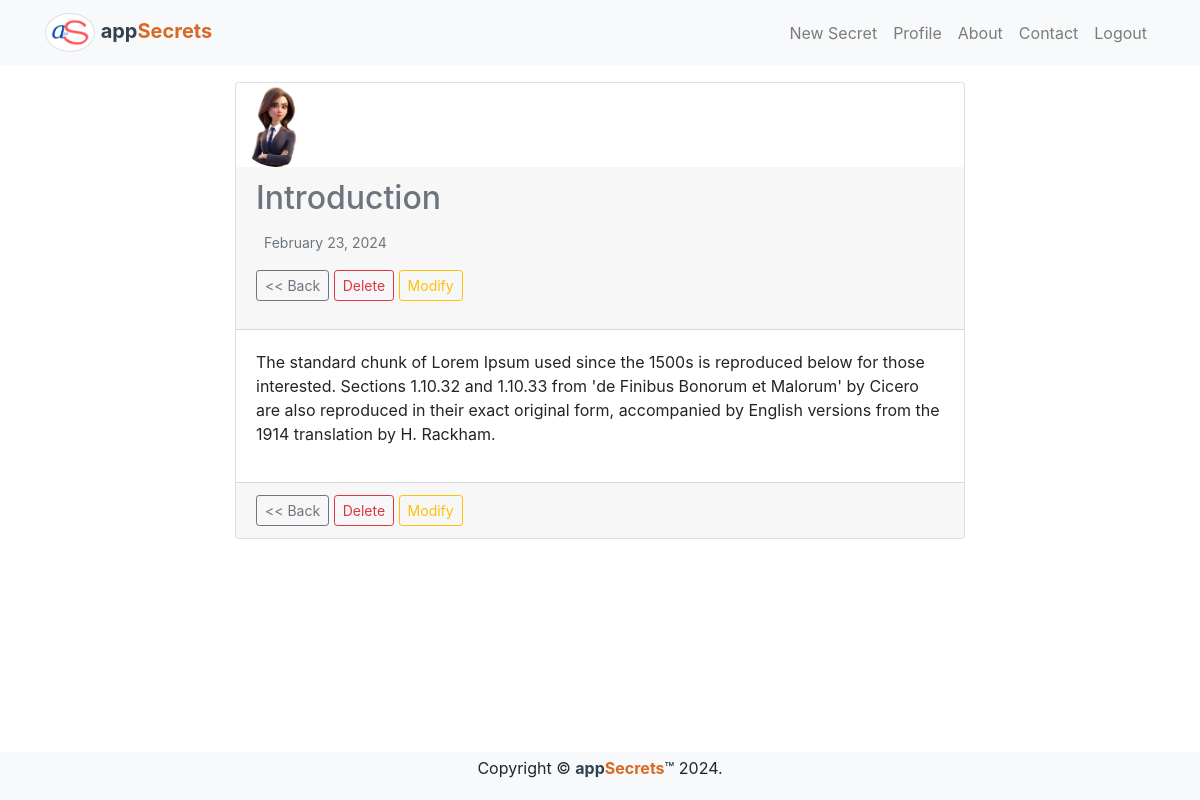
Page /secrets/566da01d2b3143f3b5d97c1d7ec2d5a5/ (signed in) on the earlier database version.
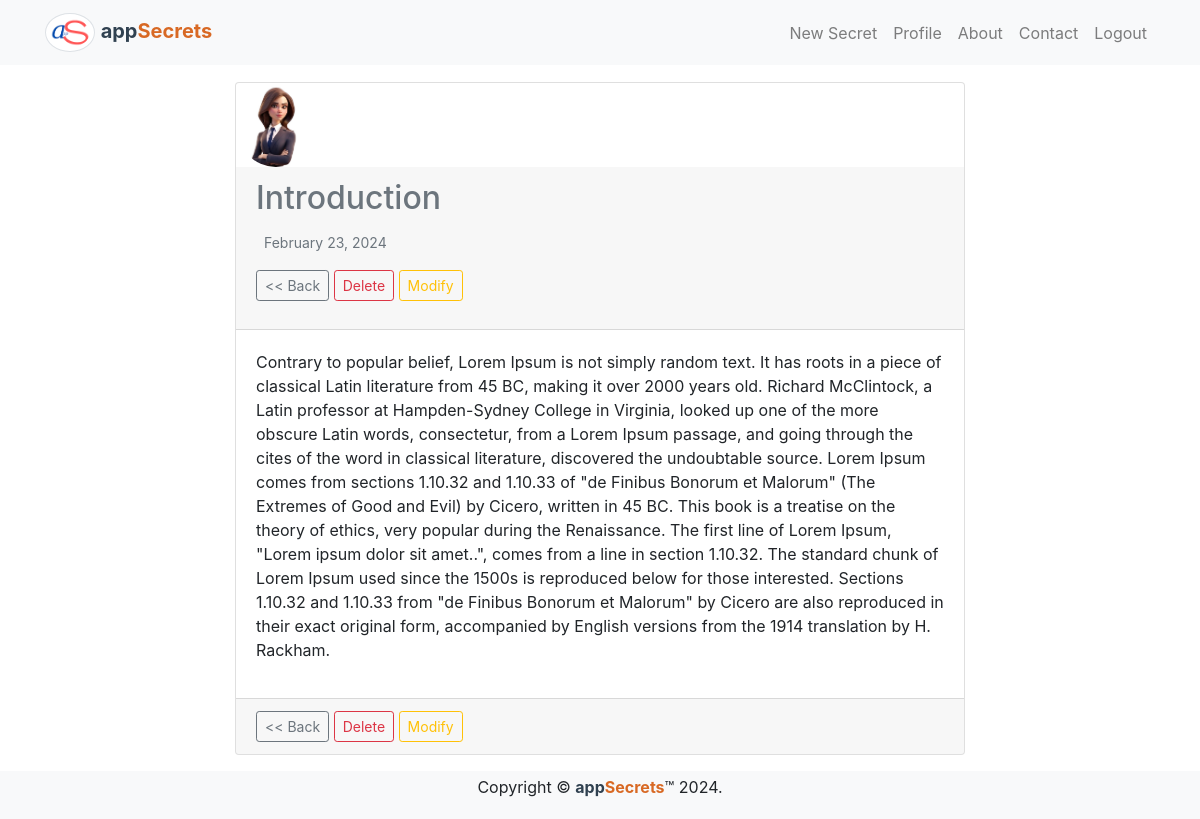
Same page on the later database version.
### mysecret/models.py (models this page shows, shortened)
class Secret(models.Model):
    secret_id = models.UUIDField(primary_key=True, default=uid.uuid4, editable=False)
    secret_title = models.CharField(max_length=120)
    secret_content = models.TextField()
    date_created = models.DateTimeField(default=timezone.now)
    date_modified = models.DateTimeField(auto_now=True)
    author = models.ForeignKey(User, on_delete=models.CASCADE)

### users/models.py (models this page shows, shortened)
class Profile(models.Model):
	user = models.OneToOneField(User, on_delete=models.CASCADE)
	avatar = models.ImageField(default='default.png', upload_to='avatars')

### users/views.py (the view)
# urls.py: path('secrets/<str:sid>/', user_views.secret_details, name='secret_details'),
@login_required
def secret_details(request, sid):
    if not is_valid_id(sid):
        messages.warning(request, "That ID provided is invalid!")
        return redirect('profile_page')
    try:
        secret = Secret.objects.get(secret_id=sid)
    except Secret.DoesNotExist:
        messages.warning(request, "That secret does not exist")
        return redirect('profile_page')
    context = {
        'title': secret.secret_title.title(),
        'secret': secret
    }
    return render(request, 'users/secret_details.html', context)

### users/views.py (called while the page is built)
def is_valid_id(uid):
    try:
        uuid_obj = uuid.UUID(uid)
        return True
    except ValueError:
        return False

### users/templates/users/secret_details.html (shortened to what this page needs)
{% extends 'mysecret/base.html' %}
{% load static %}
{% block content %}
{% include 'mysecret/includes/navigation.html' %}
    <main role="main" id="wrapper" class="wrapper mb-4 mt-4">
        <div class="container mb-4 mt-4">
            <div class="row">
                <div class="col-md-8 offset-md-2 mb-4">
                    <article class="card mb-2">
                        <img class="card-img-top rounded-circle img-fluid" src="{{ secret.author.profile.avatar.url }}" alt="{{ secret.author.profile.username|capfirst }}'s' Avatar" style="width: 80px;">
                        <div class="card-header">
                            <h2><p class="card-title text-muted" href="">{{ secret.secret_title|capfirst }}</p></h2>
                                <small class="text-muted">{{ secret.date_created|date:"F d, Y" }}</small>
                                <p class="mt-2 mb-2 py-2">
                                    <a class="btn btn-outline-secondary btn-sm" href="{% url 'profile_page' %}">&lt;&lt; Back</a>
                                    <a class="btn btn-outline-danger btn-sm" href="{% url 'confirm_secret_delete' secret.secret_id %}">Delete</a>
                                    <a class="btn btn-outline-warning btn-sm" href="{% url 'secret_update' secret.secret_id %}">Modify</a>
                                </p>
                        </div>
                        <div class="card-body">
                            <p>{{ secret.secret_content }}</p>
                        </div>
                        <div class="card-footer">
                            <a class="btn btn-outline-secondary btn-sm" href="{% url 'profile_page' %}">&lt;&lt; Back</a>
                            <a class="btn btn-outline-danger btn-sm" href="{% url 'confirm_secret_delete' secret.secret_id %}">Delete</a>
                            <a class="btn btn-outline-warning btn-sm" href="{% url 'secret_update' secret.secret_id %}">Modify</a>
                        </div>
                    </article>
                </div>
            </div>
        </div>
    </main>
{% endblock %}

### mysecret/templates/mysecret/base.html
{% include 'mysecret/includes/header.html' %}
    {% block content %}{% endblock %}
{% include 'mysecret/includes/footer.html' %}

### mysecret/templates/mysecret/includes/header.html (shortened to what this page needs)
{% load static %}
<!DOCTYPE html>
<html lang="en">
<head>
    <link rel="stylesheet" href="https://cdn.jsdelivr.net/npm/bootstrap@4.6.2/dist/css/bootstrap.min.css">
    <link rel="stylesheet" href="https://cdnjs.cloudflare.com/ajax/libs/font-awesome/5.15.1/css/all.min.css">
    <link rel="stylesheet" href="{% static 'mysecret/css/main.css' %}">
</head>
<body>

### mysecret/templates/mysecret/includes/navigation.html (shortened to what this page needs)
{% load static %}
    <nav class="navbar navbar-expand-lg navbar-light bg-light fixed-top">
        <div class="container">
            <a href="{% if user.is_authenticated %}{% url 'profile_page' %}{% else %}{% url 'landing_page' %}{% endif %}" class="navbar-brand"> <img id="logo-img" class="rounded-circle img-fluid img-thumbnail" src="{% static 'mysecret/imgs/appSecrets.png' %}" alt="appSecrets Home"> <span class="blue-logo">app</span><span class="red-logo">Secrets</span></a>
            <div class="collapse navbar-collapse" id="navbarSupport">
                <ul class="navbar-nav ml-auto">
                    {% if user.is_authenticated %}
                    <li class="nav-item"><a href="{% url 'new_secret' %}" class="nav-link">New Secret</a></li>
                    <li class="nav-item"><a href="{% url 'profile_details' %}" class="nav-link">Profile</a></li>
                    <li class="nav-item"><a href="{% url 'about_page' %}" class="nav-link">About</a></li>
                    <li class="nav-item"><a href="{% url 'contact_page' %}" class="nav-link">Contact</a></li>
                    <li class="nav-item"><a href="{% url 'logout_user' %}" class="nav-link">Logout</a></li>
                    {% endif %}
                </ul>
            </div>
        </div>
    </nav>

### mysecret/templates/mysecret/includes/footer.html (shortened to what this page needs)
{% load static %}
    <footer class="p-1 bg-light fixed-bottom mt-4">
        <div class="container">
            <p class="text-center">Copyright &copy; <span class="blue-logo">app</span><span class="red-logo">Secrets</span>&trade; <span id="year"></span>.</p>
        </div>
    </footer>
</body>
</html>

### mysecret/static/mysecret/css/main.css (style rules this page uses)
body { padding-top: 50px; }
#logo-img { width: 50px; }
span.red-logo, span.blue-logo { font-weight: bold; font-style: italics; }
span.blue-logo { color: rgb(48, 65, 80); }
span.red-logo { color: rgb(216, 105, 36); }
#wrapper { display: block; margin-top: 2rem !important; margin-bottom: 2rem !important; box-sizing: border-box; }

Differences in the rows shown:
changed Secret "Introduction": secret_content "The standard chunk of Lorem Ipsum used since the 1500s is reproduced below for those interested. Sections 1.10.32 and 1.10.33 from 'de Finibus Bonorum et Malorum' by Cicero are also…" → "Contrary to popular belief, Lorem Ipsum is not simply random text. It has roots in a piece of classical Latin literature from 45 BC, making it over 2000 years old. Richard McClintock, a Latin professor at Hampden-Sydney College in Virginia, looked up one of the more obscure Latin words, consectetur, from a Lorem Ipsum passage, and going through the cites of the word in classical literature, discovered the undoubtable source. Lorem Ipsum comes from sections 1.10.32 and 1.10.33 of \"de Finibus Bonorum et Malorum\" (The Extremes of Good and Evil) by Cicero, written in 45 BC. This book is a treatise on the theory of ethics, very popular during the Renaissance. The first line of Lorem Ipsum,…"
